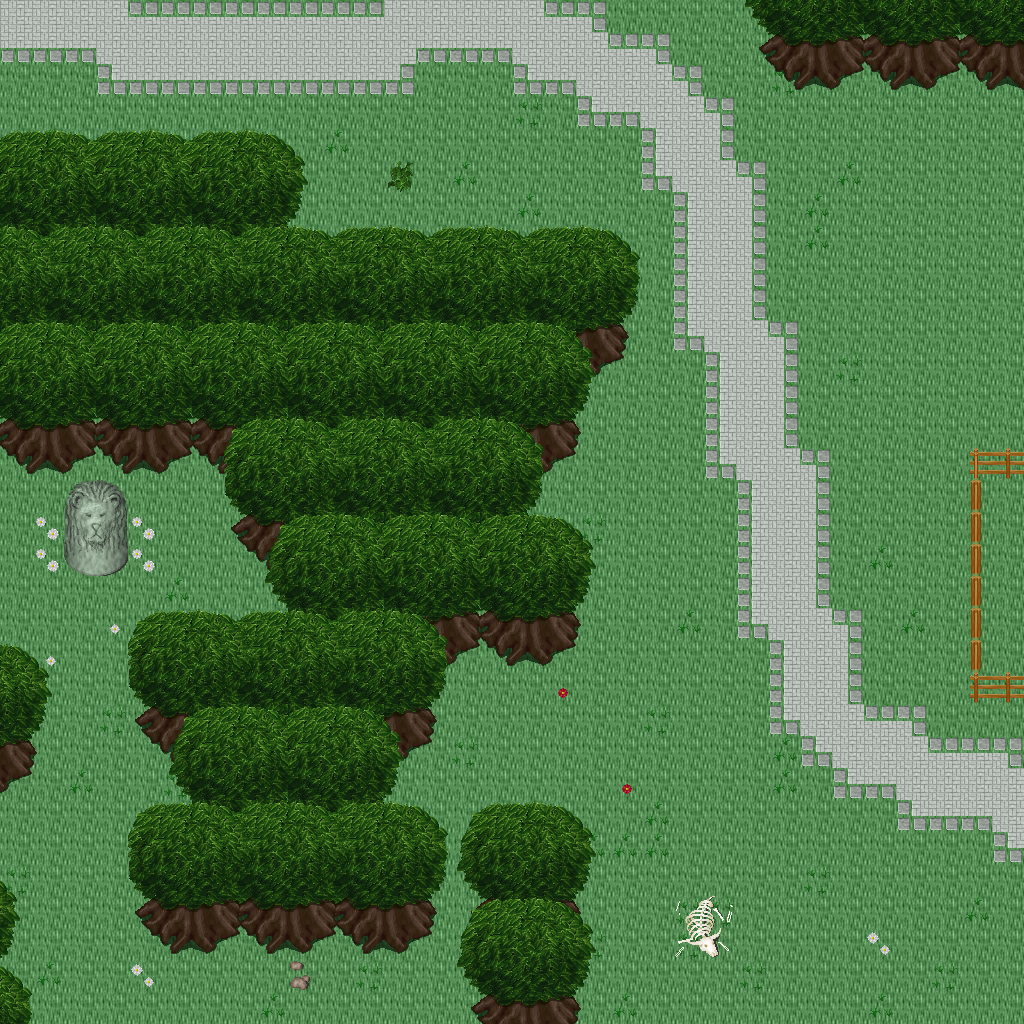

The image is a tile-based game level rendered from a .tmx file. Its description and source (layers, tilesets, objects; grid data summarised) follow:
An orthogonal 32x32 tile map with 32x32 px tiles, 5 tile layers (Ground, Objects, Objects2, Above, ...), 1 hidden layer not drawn, 48 tilesets.

<map version="1.10" tiledversion="1.11.0" orientation="orthogonal" renderorder="right-down" width="32" height="32" tilewidth="32" tileheight="32" infinite="0" nextlayerid="11" nextobjectid="1">
 <tileset firstgid="1" name="logic_collision" tilewidth="32" tileheight="32" tilecount="1" columns="1">
  <image source="../drawable/logic_collision.png" width="32" height="32" />
 </tileset>
 <tileset firstgid="2" name="ground_ground" tilewidth="32" tileheight="32" tilecount="33" columns="3">
  <image source="../drawable/ground_ground.png" width="96" height="352" />
 </tileset>
 <tileset firstgid="35" name="ground_water_water" tilewidth="32" tileheight="32" tilecount="24" columns="3">
  <image source="../drawable/ground_water_water.png" width="96" height="256" />
 </tileset>
 <tileset firstgid="59" name="plant_grasses" tilewidth="32" tileheight="32" tilecount="6" columns="3">
  <image source="../drawable/plant_grasses.png" width="96" height="64" />
 </tileset>
 <tileset firstgid="65" name="ground_grass_edges" tilewidth="32" tileheight="32" tilecount="36" columns="12">
  <image source="../drawable/ground_grass_edges.png" width="384" height="96" />
 </tileset>
 <tileset firstgid="101" name="plant_tree_tree_green" tilewidth="32" tileheight="32" tilecount="88" columns="8">
  <image source="../drawable/plant_tree_tree_green.png" width="256" height="352" />
 </tileset>
 <tileset firstgid="189" name="ground_water_pool_grassy" tilewidth="32" tileheight="32" tilecount="27" columns="9">
  <image source="../drawable/ground_water_pool_grassy.png" width="288" height="96" />
 </tileset>
 <tileset firstgid="216" name="ground_water_water_corners" tilewidth="32" tileheight="32" tilecount="12" columns="6">
  <image source="../drawable/ground_water_water_corners.png" width="192" height="64" />
 </tileset>
 <tileset firstgid="228" name="plant_flower_daisy_blue" tilewidth="32" tileheight="32" tilecount="8" columns="2">
  <image source="../drawable/plant_flower_daisy_blue.png" width="64" height="128" />
 </tileset>
 <tileset firstgid="236" name="ground_water_channels_grassy" tilewidth="32" tileheight="32" tilecount="6" columns="3">
  <image source="../drawable/ground_water_channels_grassy.png" width="96" height="64" />
 </tileset>
 <tileset firstgid="242" name="plant_flower_daisy_yellow" tilewidth="32" tileheight="32" tilecount="8" columns="2">
  <image source="../drawable/plant_flower_daisy_yellow.png" width="64" height="128" />
 </tileset>
 <tileset firstgid="250" name="plant_flower_daisy_white" tilewidth="32" tileheight="32" tilecount="8" columns="2">
  <image source="../drawable/plant_flower_daisy_white.png" width="64" height="128" />
 </tileset>
 <tileset firstgid="258" name="building_wall_wall_brown" tilewidth="32" tileheight="32" tilecount="12" columns="3">
  <image source="../drawable/building_wall_wall_brown.png" width="96" height="128" />
 </tileset>
 <tileset firstgid="270" name="plant_bush_bushes" tilewidth="32" tileheight="32" tilecount="10" columns="5">
  <image source="../drawable/plant_bush_bushes.png" width="160" height="64" />
 </tileset>
 <tileset firstgid="280" name="plant_vine" tilewidth="32" tileheight="32" tilecount="3" columns="1">
  <image source="../drawable/plant_vine.png" width="32" height="96" />
 </tileset>
 <tileset firstgid="283" name="building_decoration_rocks_2" tilewidth="32" tileheight="32" tilecount="2" columns="1">
  <image source="../drawable/building_decoration_rocks_2.png" width="32" height="64" />
 </tileset>
 <tileset firstgid="285" name="plant_stump_stump_green" tilewidth="32" tileheight="32" tilecount="4" columns="2">
  <image source="../drawable/plant_stump_stump_green.png" width="64" height="64" />
 </tileset>
 <tileset firstgid="289" name="building_decoration_green_block" tilewidth="32" tileheight="32" tilecount="4" columns="2">
  <image source="../drawable/building_decoration_green_block.png" width="64" height="64" />
 </tileset>
 <tileset firstgid="293" name="plant_tree_tree_golden_small" tilewidth="32" tileheight="32" tilecount="6" columns="2">
  <image source="../drawable/plant_tree_tree_golden_small.png" width="64" height="96" />
 </tileset>
 <tileset firstgid="299" name="plant_flower_daisy_red" tilewidth="32" tileheight="32" tilecount="8" columns="2">
  <image source="../drawable/plant_flower_daisy_red.png" width="64" height="128" />
 </tileset>
 <tileset firstgid="307" name="plant_stump_stump_purple" tilewidth="32" tileheight="32" tilecount="4" columns="2">
  <image source="../drawable/plant_stump_stump_purple.png" width="64" height="64" />
 </tileset>
 <tileset firstgid="311" name="item_pot_dark_barrel" tilewidth="32" tileheight="32" tilecount="2" columns="1">
  <image source="../drawable/item_pot_dark_barrel.png" width="32" height="64" />
 </tileset>
 <tileset firstgid="313" name="ground_ladder_vertical_dark" tilewidth="32" tileheight="32" tilecount="3" columns="3">
  <image source="../drawable/ground_ladder_vertical_dark.png" width="96" height="32" />
 </tileset>
 <tileset firstgid="316" name="item_statue_green_stone" tilewidth="32" tileheight="32" tilecount="12" columns="4">
  <image source="../drawable/item_statue_green_stone.png" width="128" height="96" />
 </tileset>
 <tileset firstgid="328" name="item_statue_grey_stone" tilewidth="32" tileheight="32" tilecount="4" columns="2">
  <image source="../drawable/item_statue_grey_stone.png" width="64" height="64" />
 </tileset>
 <tileset firstgid="332" name="ground_rock_pebbles" tilewidth="32" tileheight="32" tilecount="3" columns="1">
  <image source="../drawable/ground_rock_pebbles.png" width="32" height="96" />
 </tileset>
 <tileset firstgid="335" name="item_corpse_huge_animal" tilewidth="32" tileheight="32" tilecount="16" columns="2">
  <image source="../drawable/item_corpse_huge_animal.png" width="64" height="256" />
 </tileset>
 <tileset firstgid="351" name="building_fence_fence_chunky" tilewidth="32" tileheight="32" tilecount="21" columns="3">
  <image source="../drawable/building_fence_fence_chunky.png" width="96" height="224" />
 </tileset>
 <tileset firstgid="372" name="building_roof_red" tilewidth="32" tileheight="32" tilecount="20" columns="5">
  <image source="../drawable/building_roof_red.png" width="160" height="128" />
 </tileset>
 <tileset firstgid="392" name="building_decoration_banner" tilewidth="32" tileheight="32" tilecount="12" columns="1">
  <image source="../drawable/building_decoration_banner.png" width="32" height="384" />
 </tileset>
 <tileset firstgid="404" name="building_door_closed" tilewidth="32" tileheight="32" tilecount="1" columns="1">
  <image source="../drawable/building_door_closed.png" width="32" height="32" />
 </tileset>
 <tileset firstgid="405" name="building_window_window_right" tilewidth="32" tileheight="32" tilecount="2" columns="2">
  <image source="../drawable/building_window_window_right.png" width="64" height="32" />
 </tileset>
 <tileset firstgid="407" name="building_decoration_floor_sparkle" tilewidth="32" tileheight="32" tilecount="18" columns="3">
  <image source="../drawable/building_decoration_floor_sparkle.png" width="96" height="192" />
 </tileset>
 <tileset firstgid="425" name="object_well" tilewidth="32" tileheight="32" tilecount="4" columns="2">
  <image source="../drawable/object_well.png" width="64" height="64" />
 </tileset>
 <tileset firstgid="429" name="building_decoration_magician_banner" tilewidth="32" tileheight="32" tilecount="3" columns="3">
  <image source="../drawable/building_decoration_magician_banner.png" width="96" height="32" />
 </tileset>
 <tileset firstgid="432" name="building_decoration_chimney" tilewidth="32" tileheight="32" tilecount="2" columns="1">
  <image source="../drawable/building_decoration_chimney.png" width="32" height="64" />
 </tileset>
 <tileset firstgid="434" name="logic_item_sheepfood" tilewidth="32" tileheight="32" tilecount="1" columns="1">
  <image source="../drawable/logic_item_sheepfood.png" width="32" height="32" />
 </tileset>
 <tileset firstgid="435" name="logic_creature_rodent" tilewidth="32" tileheight="32" tilecount="8" columns="8">
  <image source="../drawable/logic_creature_rodent.png" width="256" height="32" />
 </tileset>
 <tileset firstgid="443" name="logic_creature_animal" tilewidth="32" tileheight="32" tilecount="32" columns="8">
  <image source="../drawable/logic_creature_animal.png" width="256" height="128" />
 </tileset>
 <tileset firstgid="475" name="logic_item_resources" tilewidth="32" tileheight="32" tilecount="6" columns="6">
  <image source="../drawable/logic_item_resources.png" width="192" height="32" />
 </tileset>
 <tileset firstgid="481" name="logic_protection" tilewidth="32" tileheight="32" tilecount="2" columns="2">
  <image source="../drawable/logic_protection.png" width="64" height="32" />
 </tileset>
 <tileset firstgid="483" name="ground_green_paving" tilewidth="32" tileheight="32" tilecount="18" columns="3">
  <image source="../drawable/ground_green_paving.png" width="96" height="192" />
 </tileset>
 <tileset firstgid="501" name="building_fence_palisade" tilewidth="32" tileheight="32" tilecount="84" columns="6">
  <image source="../drawable/building_fence_palisade.png" width="192" height="448" />
 </tileset>
 <tileset firstgid="585" name="light_light_5x5" tilewidth="32" tileheight="32" tilecount="25" columns="5">
  <image source="../drawable/light_light_5x5.png" width="160" height="160" />
 </tileset>
 <tileset firstgid="610" name="light_door_light" tilewidth="32" tileheight="32" tilecount="12" columns="3">
  <image source="../drawable/light_door_light.png" width="96" height="128" />
 </tileset>
 <tileset firstgid="622" name="building_decoration_orbpedestal" tilewidth="32" tileheight="32" tilecount="2" columns="1">
  <image source="../drawable/building_decoration_orbpedestal.png" width="32" height="64" />
 </tileset>
 <tileset firstgid="624" name="item_pot_wooden_crates" tilewidth="32" tileheight="32" tilecount="6" columns="3">
  <image source="../drawable/item_pot_wooden_crates.png" width="96" height="64" />
 </tileset>
 <tileset firstgid="630" name="logic_creature_fowl" tilewidth="32" tileheight="32" tilecount="6" columns="6">
  <image source="../drawable/logic_creature_fowl.png" width="192" height="32" />
 </tileset>
 <layer id="1" name="Ground" width="32" height="32">
  <data>[1024 cells, 1024 non-empty, 1 distinct tile ids]</data>
 </layer>
 <layer id="2" name="Objects" width="32" height="32">
  <data>[1024 cells, 152 non-empty, 11 distinct tile ids]</data>
 </layer>
 <layer id="3" name="Objects2" width="32" height="32">
  <data>[1024 cells, 172 non-empty, 36 distinct tile ids]</data>
 </layer>
 <layer id="4" name="Above" width="32" height="32">
  <data>[1024 cells, 355 non-empty, 56 distinct tile ids]</data>
 </layer>
 <layer id="5" name="Above2" width="32" height="32">
  <data>[1024 cells, 3 non-empty, 2 distinct tile ids]</data>
 </layer>
 <layer id="6" name="Walkable" width="32" height="32" visible="0">
  <data>[1024 cells, 314 non-empty, 1 distinct tile ids]</data>
 </layer>
 <objectgroup id="7" name="Mapevents" />
 <objectgroup id="8" name="Spawn" />
 <objectgroup id="9" name="Keys" />
 <objectgroup id="10" name="Replace" />
</map>
